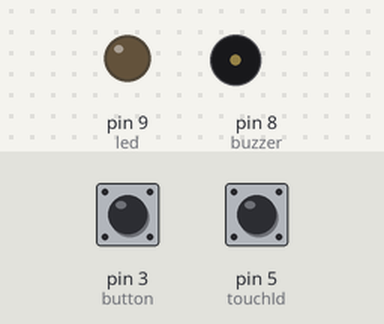
Simulated run of this sketch. Board: Arduino Uno, built with avr-gcc and run on an emulated ATmega328P. Parts: output pins drawn as LEDs (lit = HIGH), buzzer (waves = sounding). The inputs (shaded band) are chosen by the test bench; at power-on: pin 3 (button) LOW, pin 5 (touchId) LOW.

Above: at 1.2 s.
1.3 s: pin 3 (button) pulled HIGH for 0.15 s
At 4.35 s:
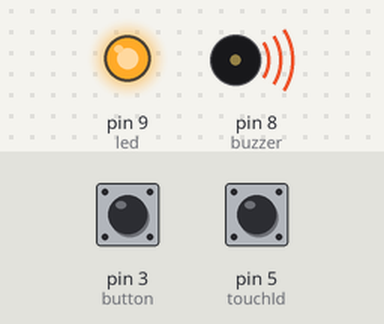
4.4 s: pin 5 (touchId) pulled HIGH for 0.15 s
At 5.6 s:
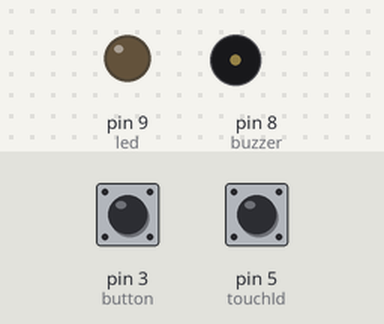
6.0 s: pin 3 (button) pulled HIGH for 1 s
At 9.3 s:
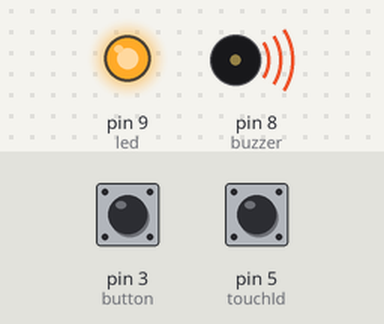
Timing chart, 0 to 10.8 s (numbered marks = the images above; inputs shaded):
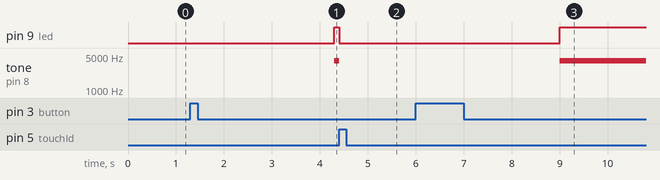

The sketch:

alarm.ino
```cpp
const int button = 3;
const int touchId= 5;
const int buzzer = 8;
const int led = 9;

void setup() {
  Serial.begin(9600);
  pinMode(buzzer, OUTPUT);
  pinMode(led, OUTPUT);
  noTone(buzzer);
  pinMode(touchId, INPUT);
}

void loop() {
    noTone(buzzer);
    digitalWrite(led, LOW);
    if (digitalRead(button) == HIGH) {
      delay(3000);
      while (digitalRead(touchId) == LOW){
        tone(buzzer,4000,1000);
        digitalWrite(led, HIGH);
    }
    }
}
```

Measured:
- after the input at 1.3 s, pin 9 (led): LOW → HIGH after 3.0 s; tone on pin 8 (buzzer): silent → 4000 Hz after 3.0 s
- after the input at 4.4 s, pin 9 (led): HIGH → LOW at once; tone on pin 8 (buzzer): 4000 Hz → silent at once
- after the input at 6.0 s, pin 9 (led): LOW → HIGH after 3.0 s; tone on pin 8 (buzzer): silent → 4000 Hz after 3.0 s
